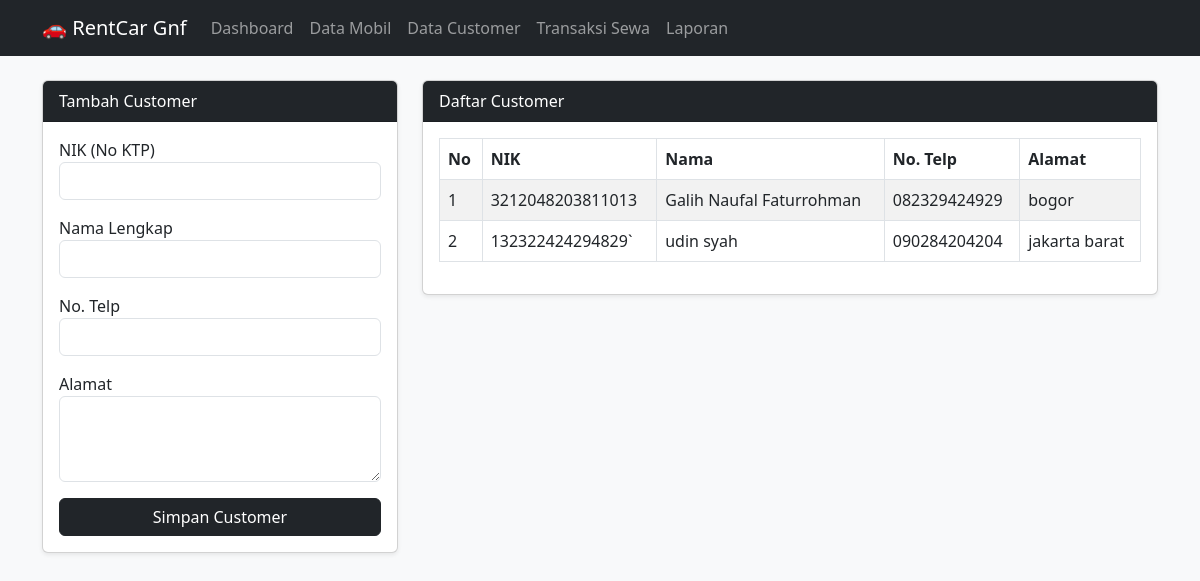
/customer.php, run on the app's committed database.
### tables this page shows
CREATE TABLE `customer` (
  `id_customer` int(11) NOT NULL,
  `nik` varchar(16) NOT NULL,
  `nama` varchar(100) NOT NULL,
  `no_telp` varchar(15) NOT NULL,
  `alamat` text NOT NULL
);

### customer.php (the view, shortened to what this page needs)
<?php
include 'koneksi.php';
include 'header.php';
?>
<div class="row">
    <div class="col-md-4 mb-4">
        <div class="card shadow-sm">
            <div class="card-header bg-dark text-white">Tambah Customer</div>
            <div class="card-body">
                <form method="POST" action="">
                    <div class="mb-3">
                        <label>NIK (No KTP)</label>
                        <input type="text" name="nik" class="form-control" required>
                    </div>
                    <div class="mb-3">
                        <label>Nama Lengkap</label>
                        <input type="text" name="nama" class="form-control" required>
                    </div>
                    <div class="mb-3">
                        <label>No. Telp</label>
                        <input type="text" name="no_telp" class="form-control" required>
                    </div>
                    <div class="mb-3">
                        <label>Alamat</label>
                        <textarea name="alamat" class="form-control" rows="3" required></textarea>
                    </div>
                    <button type="submit" name="simpan" class="btn btn-dark w-100">Simpan Customer</button>
                </form>
            </div>
        </div>
    </div>
    <div class="col-md-8">
        <div class="card shadow-sm">
            <div class="card-header bg-dark text-white">Daftar Customer</div>
            <div class="card-body">
                <table class="table table-bordered table-striped">
                    <thead>
                        <tr>
                            <th>No</th>
                            <th>NIK</th>
                            <th>Nama</th>
                            <th>No. Telp</th>
                            <th>Alamat</th>
                        </tr>
                    </thead>
                    <tbody>
                        <?php
                        $no = 1;
                        $data = mysqli_query($koneksi, "SELECT * FROM customer");
                        while($row = mysqli_fetch_array($data)){
                            echo "<tr>
                                    <td>$no</td>
                                    <td>{$row['nik']}</td>
                                    <td>{$row['nama']}</td>
                                    <td>{$row['no_telp']}</td>
                                    <td>{$row['alamat']}</td>
                                  </tr>";
                            $no++;
                        }
                        ?>
                    </tbody>
                </table>
            </div>
        </div>
    </div>
</div>
<?php include 'footer.php'; ?>

### data on the page
customer: nik "3212048203811013", nama "Galih Naufal Faturrohman", no_telp "082329424929", alamat "bogor"
customer: nik "132322424294829`", nama "udin syah", no_telp "090284204204", alamat "jakarta barat"
